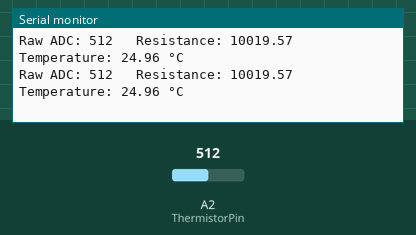
Recording of a sketch running on a simulated Arduino Uno, built with avr-gcc and run on an emulated ATmega328P. Shown: the last lines printed to the serial monitor. The test bench sets the inputs (shaded band); at power-on: A2 (ThermistorPin) = 512.

Above: at 1.8 s.
1.9 s: A2 (ThermistorPin) set to 1006
At 2.8 s:
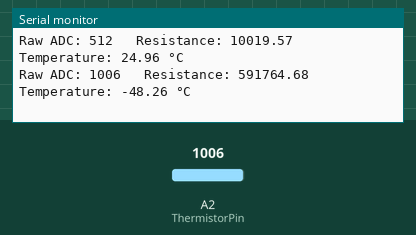
3.4 s: A2 (ThermistorPin) set to 1023
At 4.6 s:
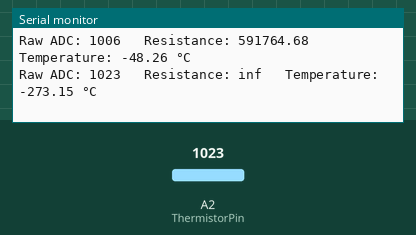

The sketch:

temp_KY_013_.ino
```cpp
int ThermistorPin = A2;
int Vo;

float R1 = 10000; // fixed resistor value on the KY-013 board (10k)

// Steinhart-Hart coefficients for this thermistor
float c1 = 0.001129148;
float c2 = 0.000234125;
float c3 = 0.0000000876741;

float logR2, R2, T;

void setup() {
  Serial.begin(9600);
}

void loop() {
  Vo = analogRead(ThermistorPin);

  R2 = R1 * (float)Vo / (1023.0 - Vo); // flipped divider formula
  logR2 = log(R2);
  T = (1.0 / (c1 + c2 * logR2 + c3 * logR2 * logR2 * logR2));
  T = T - 273.15;

  Serial.print("Raw ADC: ");
  Serial.print(Vo);
  Serial.print("\t Resistance: ");
  Serial.print(R2);
  Serial.print("\t Temperature: ");
  Serial.print(T);
  Serial.println(" °C");

  delay(1000);
}
```

Measured:
- the behaviour switches between 1022 and 1023 on A2 (ThermistorPin) (found by bisection; images 1 and 2)
- after the input at 1.9 s, the serial monitor: prints a new line after 0.10 s (image 1)
- after the input at 3.4 s, the serial monitor: prints a new line after 0.61 s (image 2)
